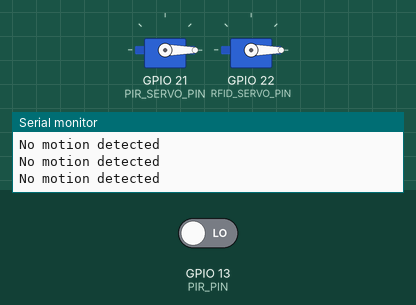
Simulated run of this sketch. Board: ESP32. On the bench: 2 × servo, the last lines printed to the serial monitor. The test bench sets the inputs (shaded band); at power-on: GPIO 13 (PIR_PIN) LOW.

Above: at 1.2 s.
1.3 s: GPIO 13 (PIR_PIN) driven HIGH
At 1.7 s:
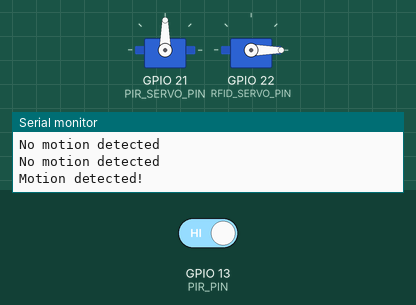
Timing chart, 0 to 8.8 s (numbered marks = the images above; inputs shaded):
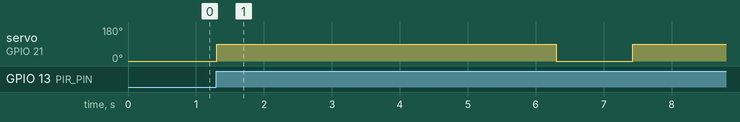

Measured:
- after the input at 1.3 s, servo on GPIO 21 (PIR_SERVO_PIN): 0° → 90° at once, → 0° 5.0 s later, → 90° 1.1 s later

The sketch:

final_combo.ino
```cpp
// // #include <SPI.h>
// // #include <MFRC522.h>
// // #include <ESP32Servo.h>

// // // RFID
// // #define MFRC522_SPICLASS SPI
// // #define SS_PIN 5
// // #define RST_PIN 27

// // // PIR
// // #define PIR_PIN 25

// // MFRC522 mfrc522(SS_PIN, RST_PIN);
// // Servo servo;
// // // inventory door
// // int inventoryDoor = 22;
// // bool motionDetected = false;

// // // for the front door
// // int frontDoor = 21;


// // void setup() {
// //   Serial.begin(115200);
// //   SPI.begin();
// //   mfrc522.PCD_Init();
// //   Serial.println("System Initialized...");

// //   pinMode(PIR_PIN, INPUT);
// //   servo.attach(inventoryDoor);

// //   servo.write(180);  // Door closed initially
// // }

// // void loop() {
// //   // PIR Sensor
// //   int val = digitalRead(PIR_PIN);
// //   // Serial.println(val);
// //   if (val == HIGH) {
// //     // Serial.println("Motion detected!");
// //     handleMotion();
// //   }

// //   // RFID
// //   if (mfrc522.PICC_IsNewCardPresent() && mfrc522.PICC_ReadCardSerial()) {
// //     handleRfidActions();
// //   }
// // }

// // void handleMotion() {
// //   Serial.println("Handling motion...");
// //   servo.write(0);
// //   delay(1000);
// //   // Simulate motion handling delay
// //   servo.write(90);
// // }

// // void handleRfidActions() {
// //   Serial.println("Reading RFID...");
// //   String content = "";

// //   for (byte i = 0; i < mfrc522.uid.size; i++) {
// //     content += String(mfrc522.uid.uidByte[i] < 0x10 ? " 0" : " ");
// //     content += String(mfrc522.uid.uidByte[i], HEX);
// //   }
// //   content.toUpperCase();
// //   Serial.println("Card UID: " + content);

// //   if (content.substring(1) == "73 1F 27 2A") {
// //     Serial.println("Access Granted");
// //     servo.write(0);
// //     delay(3000);
// //     servo.write(180);
// //   } else {
// //     Serial.println("Access Not Granted");
// //   }

// //   mfrc522.PICC_HaltA();
// //   mfrc522.PCD_StopCrypto1();
// // }

#include <ESP32Servo.h>
#include <SPI.h>
#include <MFRC522.h>

// Ensure compatibility for ESP32
#define MFRC522_SPICLASS SPI

// Define pins for the RFID module
#define SS_PIN 5    // GPIO 5 for SS/SDA pin
#define RST_PIN 27  // GPIO 27 for RST pin

// Define pins for PIR sensor and servos
#define PIR_PIN 13      // GPIO connected to PIR sensor output
#define PIR_SERVO_PIN 21 // GPIO connected to PIR door servo
#define RFID_SERVO_PIN 22 // GPIO connected to Inventory door servo

MFRC522 mfrc522(SS_PIN, RST_PIN);  // Create MFRC522 instance

Servo pirDoorServo;       // Servo for PIR motion detection
Servo inventoryDoorServo; // Servo for RFID-controlled inventory door

bool motionDetected = false;

void setup() {
  // Initialize serial communication
  Serial.begin(115200);

  // Initialize RFID module
  SPI.begin();           // Initialize SPI bus
  mfrc522.PCD_Init();    // Initialize RFID module
  Serial.println("Place an RFID card near the reader...");

  // Initialize PIR sensor pin
  pinMode(PIR_PIN, INPUT);

  // Attach servos to their respective pins
  pirDoorServo.attach(PIR_SERVO_PIN, 500, 2400);
  inventoryDoorServo.attach(RFID_SERVO_PIN, 500, 2400);

  // Set servos to their initial positions
  pirDoorServo.write(0);          // PIR door closed
  inventoryDoorServo.write(0);    // Inventory door closed

  Serial.println("System ready!");
}

// Servo positions for PIR door
int pirDoorClosed = 0;
int pirDoorOpen = 90;

// Servo positions for inventory door
int inventoryDoorClosed = 0;
int inventoryDoorOpen = 90;

void handleMotion() {
    // Read PIR sensor state
  motionDetected = digitalRead(PIR_PIN);

  if (motionDetected) {
    Serial.println("Motion detected!");
    pirDoorServo.write(pirDoorOpen);   // Move servo to 90 degrees (door open)
    delay(5000);             // Keep door open for 2 seconds
    pirDoorServo.write(pirDoorClosed); // Move servo back to 0 degrees (door closed)
    delay(1000);             // Small delay to prevent immediate retriggering
  }else{
    Serial.println("No motion detected");
  }

  delay(100); // Poll the PIR sensor every 100ms
}

void handleRFID() {
  // Check if a new card is present
  if (!mfrc522.PICC_IsNewCardPresent()) {
    return;  // Exit if no card is present
  }

  // Select one of the cards
  if (!mfrc522.PICC_ReadCardSerial()) {
    return;  // Exit if card could not be read
  }

  String content = "";

  // Print card UID
  Serial.print("Card UID: ");
  for (byte i = 0; i < mfrc522.uid.size; i++) {
    Serial.print(mfrc522.uid.uidByte[i] < 0x10 ? " 0" : " ");  // Add leading zero for single hex digits
    Serial.print(mfrc522.uid.uidByte[i], HEX);
    content.concat(String(mfrc522.uid.uidByte[i] < 0x10 ? " 0" : " "));  // Print UID in hexadecimal format
    content.concat(String(mfrc522.uid.uidByte[i], HEX));                 // Print UID in hexadecimal format
  }
  Serial.println();

  content.toUpperCase();

  if (content.substring(1) == "73 1F 27 2A") {
    Serial.println("Access Granted");

    inventoryDoorServo.write(inventoryDoorOpen);   // Open inventory door
    delay(2000);                                   // Keep door open for 2 seconds
    inventoryDoorServo.write(inventoryDoorClosed); // Close inventory door
    delay(1000);
  } else {
    Serial.println("Access Not Granted");
    Serial.println("Unauthorized");
  }

  // Halt PICC
  mfrc522.PICC_HaltA();

  // Stop encryption on PCD
  mfrc522.PCD_StopCrypto1();
}

void loop() {
  handleMotion();
  handleRFID();
}
```
